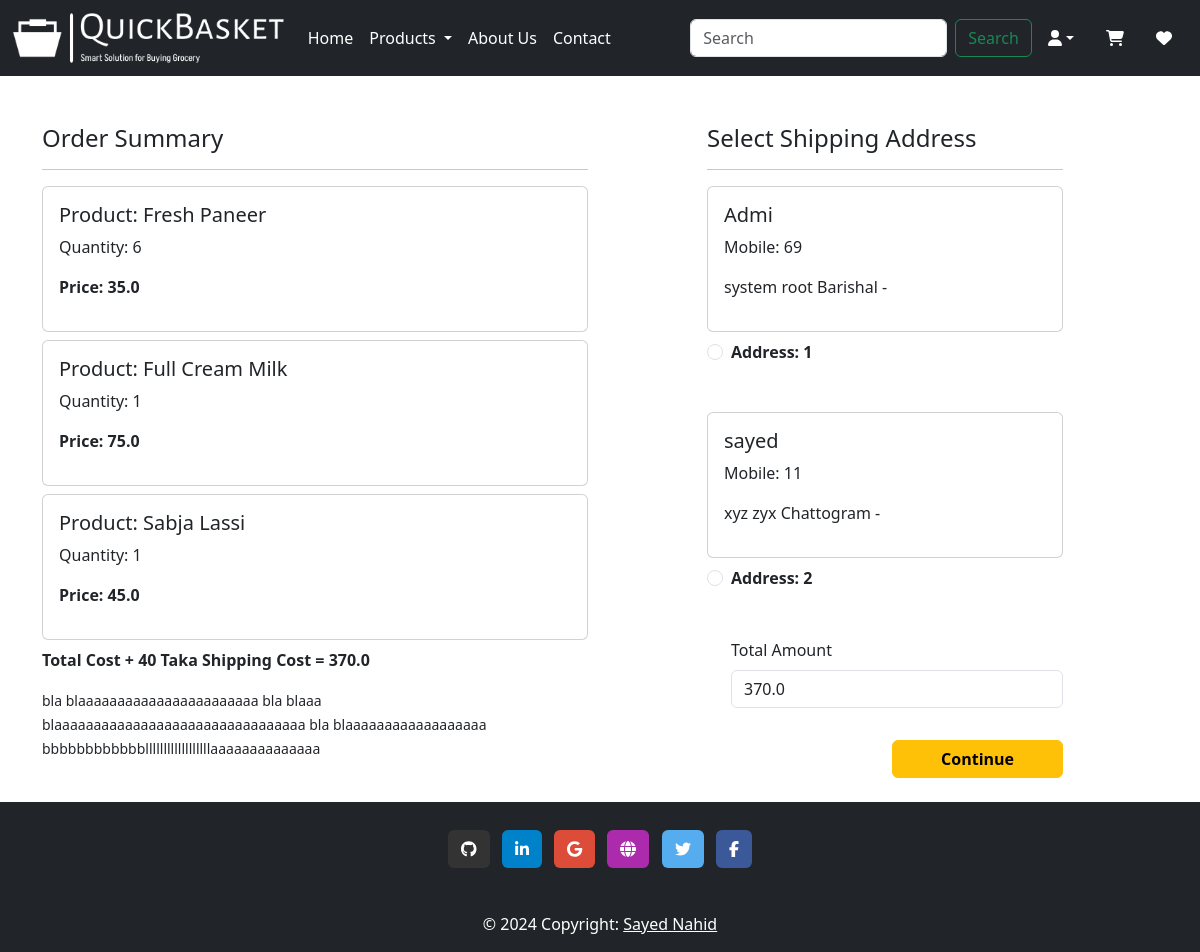
Before: /checkout/ (signed in) with the older database file.
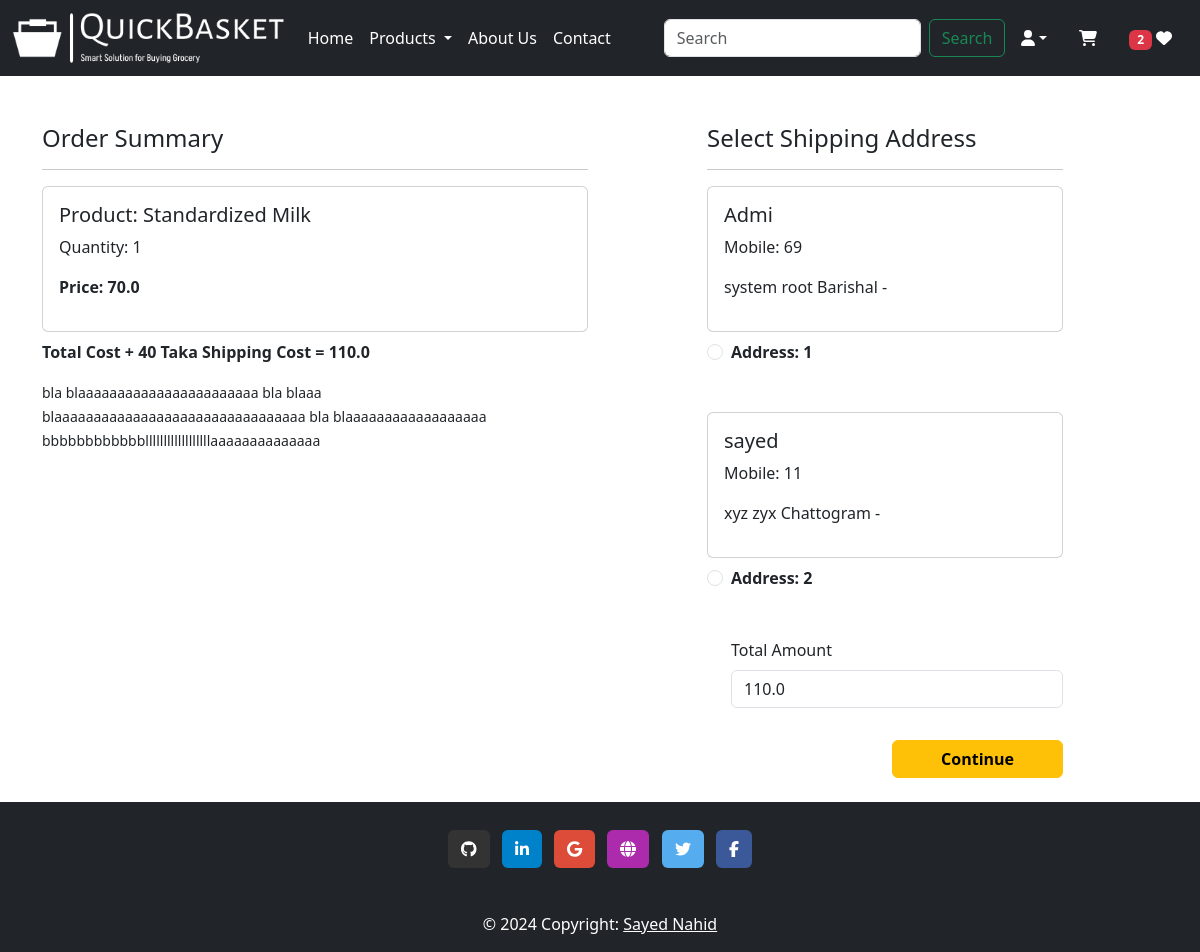
After: the same page with the newer database file.
### myapp/models.py (models this page shows, shortened)
class Cart(models.Model):
    user = models.ForeignKey(User, on_delete=models.CASCADE)
    product = models.ForeignKey(Product, on_delete=models.CASCADE)
    quantity = models.PositiveIntegerField(default=1)

class Product(models.Model):
    title = models.CharField(max_length=100)
    selling_price = models.FloatField()
    discounted_price = models.FloatField()
    description = models.TextField()
    composition = models.TextField(default='')
    prodapp = models.TextField(default='')
    category = models.CharField(choices=CATEGORY_CHOICES, max_length=2)
    product_image = models.ImageField(upload_to='product')

class Customer(models.Model):
    user = models.ForeignKey(User, on_delete=models.CASCADE)
    name = models.CharField(max_length=200)
    locality = models.CharField(max_length=200)
    city = models.CharField(max_length=50)
    mobile = models.IntegerField(default=0)
    zipcode = models.IntegerField()
    division = models.CharField(choices=DIV_CHOICES, max_length=100)

### myapp/views.py (the view)
# urls.py: path('checkout/', views.checkout.as_view(), name="checkout"),
class checkout(View):
    def get(self, request):
        user = request.user
        add = Customer.objects.filter(user=user)
        cart_items=Cart.objects.filter(user=user)
        wishitem=0
        if request.user.is_authenticated:
            wishitem = len(Wishlist.objects.filter(user=request.user))
        finalamount = 0
        for item in cart_items:
            val = item.product.discounted_price * item.quantity
            finalamount += val
        totalamount = finalamount + 40
        return render(request, 'app/checkout.html', locals())

### myapp/templates/app/checkout.html (shortened to what this page needs)
{% extends "app/base.html" %}
{% load static %}
{% block main.content %}
<div class="container">
    <div class="row mt-5">
        <div class="col-sm-6">
            <h4>Order Summary</h4>
            <hr>
            {% for item in cart_items %}
                <div class="card mb-2">
                    <div class="card-body">
                        <h5>Product: {{item.product.title}}</h5>
                        <p>Quantity: {{item.quantity}}</p>
                        <p class="fw-bold">Price: {{item.product.discounted_price}}</p>
                    </div>
                </div>
            {% endfor %}
            <p class="fw-bold">Total Cost + 40 Taka Shipping Cost = {{totalamount}}</p>
            <small>bla blaaaaaaaaaaaaaaaaaaaaaaa bla blaaa blaaaaaaaaaaaaaaaaaaaaaaaaaaaaaaaa bla blaaaaaaaaaaaaaaaaaa bbbbbbbbbbbbllllllllllllllllllaaaaaaaaaaaaaa</small>
        </div>
        <div class="col-sm-4 offset-sm-1">
            <h4>Select Shipping Address</h4>
            <hr>
            <form method="POST" id="myform">
                {% for ad in add %}
                    <div class="card">
                        <div class="card-body">
                            <h5>{{ad.name}}</h5>
                            <p>Mobile: {{ad.mobile}}</p>
                            <p>{{ad.locality}} {{ad.city}} {{ad.division}} - {{add.zipcode}}</p>
                        </div>
                    </div>
                    <div class="form-check mt-2 mb-5">
                        <input class="form-check-input" type="radio" name="custid" id="custadd{{forloop.counter}}" value="{{ad.id}}">
                        <label class="form-check-label fw-bold" for="custadd{{forloop.counter}}">Address: {{forloop.counter}}</label>
                    </div>
                {% endfor %}
                <div class="form-check mb-3">
                    <label for="totamount" class="form-label">Total Amount</label>
                    <input type="number" class="form-control" name="totamount" value={{totalamount}} readonly>
                </div>
                <div class="text-end">
                    <button type="submit" class="btn btn-warning mt-3 px-5 fw-bold">Continue</button>
                </div>
            </form>
        </div>
    </div>
</div>
<br>
{% endblock main.content %}

Changed rows visible on the page:
removed Cart: product "Fresh Paneer", quantity "6", product.discounted_price "35.0"
removed Cart: product "Full Cream Milk", quantity "1", product.discounted_price "75.0"
removed Cart: product "Sabja Lassi", quantity "1", product.discounted_price "45.0"
added Cart: product "Standardized Milk", quantity "1", product.discounted_price "70.0"
Other visible differences:
{{ wishitem }}: (not shown) → "2"
{{ totalamount }}: "370.0" → "110.0"
form field totamount: "370.0" → "110.0"
